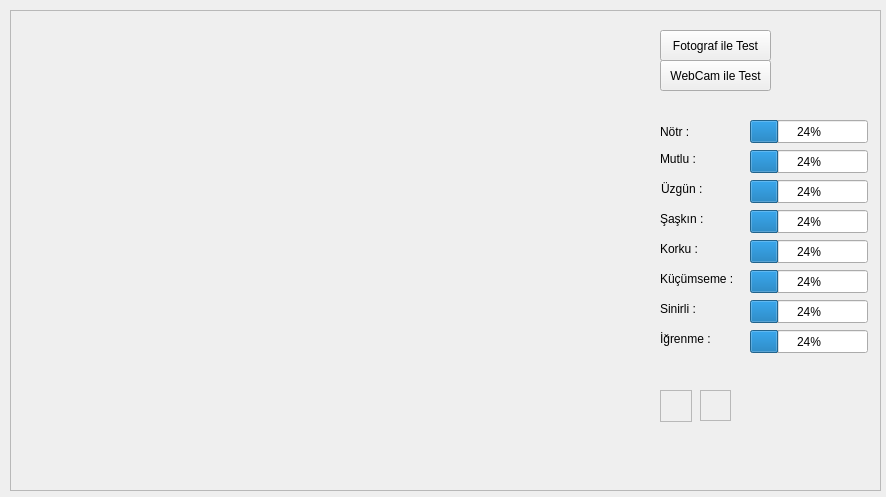
<?xml version="1.0" encoding="UTF-8"?>
<ui version="4.0">
 <class>Form</class>
 <widget class="QWidget" name="Form">
  <property name="geometry">
   <rect>
    <x>0</x>
    <y>0</y>
    <width>886</width>
    <height>497</height>
   </rect>
  </property>
  <property name="windowTitle">
   <string>Deep Facial Emotion Detector</string>
  </property>
  <widget class="QFrame" name="frame">
   <property name="enabled">
    <bool>true</bool>
   </property>
   <property name="geometry">
    <rect>
     <x>10</x>
     <y>10</y>
     <width>871</width>
     <height>481</height>
    </rect>
   </property>
   <property name="frameShape">
    <enum>QFrame::StyledPanel</enum>
   </property>
   <property name="frameShadow">
    <enum>QFrame::Raised</enum>
   </property>
   <widget class="QProgressBar" name="progressBar">
    <property name="geometry">
     <rect>
      <x>740</x>
      <y>110</y>
      <width>118</width>
      <height>23</height>
     </rect>
    </property>
    <property name="value">
     <number>24</number>
    </property>
   </widget>
   <widget class="QProgressBar" name="progressBar_2">
    <property name="geometry">
     <rect>
      <x>740</x>
      <y>140</y>
      <width>118</width>
      <height>23</height>
     </rect>
    </property>
    <property name="value">
     <number>24</number>
    </property>
   </widget>
   <widget class="QLabel" name="label">
    <property name="geometry">
     <rect>
      <x>651</x>
      <y>170</y>
      <width>60</width>
      <height>17</height>
     </rect>
    </property>
    <property name="text">
     <string>Üzgün :</string>
    </property>
   </widget>
   <widget class="QLabel" name="label_2">
    <property name="geometry">
     <rect>
      <x>650</x>
      <y>140</y>
      <width>66</width>
      <height>17</height>
     </rect>
    </property>
    <property name="text">
     <string>Mutlu :</string>
    </property>
   </widget>
   <widget class="QLabel" name="label_3">
    <property name="geometry">
     <rect>
      <x>650</x>
      <y>113</y>
      <width>66</width>
      <height>17</height>
     </rect>
    </property>
    <property name="text">
     <string>Nötr :</string>
    </property>
   </widget>
   <widget class="QProgressBar" name="progressBar_3">
    <property name="geometry">
     <rect>
      <x>740</x>
      <y>170</y>
      <width>118</width>
      <height>23</height>
     </rect>
    </property>
    <property name="value">
     <number>24</number>
    </property>
   </widget>
   <widget class="QProgressBar" name="progressBar_4">
    <property name="geometry">
     <rect>
      <x>740</x>
      <y>200</y>
      <width>118</width>
      <height>23</height>
     </rect>
    </property>
    <property name="value">
     <number>24</number>
    </property>
   </widget>
   <widget class="QLabel" name="label_4">
    <property name="geometry">
     <rect>
      <x>650</x>
      <y>200</y>
      <width>66</width>
      <height>17</height>
     </rect>
    </property>
    <property name="text">
     <string>Şaşkın :</string>
    </property>
   </widget>
   <widget class="QProgressBar" name="progressBar_5">
    <property name="geometry">
     <rect>
      <x>740</x>
      <y>230</y>
      <width>118</width>
      <height>23</height>
     </rect>
    </property>
    <property name="value">
     <number>24</number>
    </property>
   </widget>
   <widget class="QLabel" name="label_5">
    <property name="geometry">
     <rect>
      <x>650</x>
      <y>230</y>
      <width>66</width>
      <height>17</height>
     </rect>
    </property>
    <property name="text">
     <string>Korku :</string>
    </property>
   </widget>
   <widget class="QProgressBar" name="progressBar_6">
    <property name="geometry">
     <rect>
      <x>740</x>
      <y>260</y>
      <width>118</width>
      <height>23</height>
     </rect>
    </property>
    <property name="value">
     <number>24</number>
    </property>
   </widget>
   <widget class="QLabel" name="label_6">
    <property name="geometry">
     <rect>
      <x>650</x>
      <y>260</y>
      <width>91</width>
      <height>17</height>
     </rect>
    </property>
    <property name="text">
     <string>Küçümseme :</string>
    </property>
   </widget>
   <widget class="QProgressBar" name="progressBar_7">
    <property name="geometry">
     <rect>
      <x>740</x>
      <y>290</y>
      <width>118</width>
      <height>23</height>
     </rect>
    </property>
    <property name="value">
     <number>24</number>
    </property>
   </widget>
   <widget class="QLabel" name="label_7">
    <property name="geometry">
     <rect>
      <x>650</x>
      <y>290</y>
      <width>66</width>
      <height>17</height>
     </rect>
    </property>
    <property name="text">
     <string>Sinirli :</string>
    </property>
   </widget>
   <widget class="QProgressBar" name="progressBar_8">
    <property name="geometry">
     <rect>
      <x>740</x>
      <y>320</y>
      <width>118</width>
      <height>23</height>
     </rect>
    </property>
    <property name="value">
     <number>24</number>
    </property>
   </widget>
   <widget class="QLabel" name="label_8">
    <property name="geometry">
     <rect>
      <x>650</x>
      <y>320</y>
      <width>66</width>
      <height>17</height>
     </rect>
    </property>
    <property name="text">
     <string>İğrenme :</string>
    </property>
   </widget>
   <widget class="QPushButton" name="btnChange1">
    <property name="enabled">
     <bool>true</bool>
    </property>
    <property name="geometry">
     <rect>
      <x>650</x>
      <y>20</y>
      <width>111</width>
      <height>31</height>
     </rect>
    </property>
    <property name="text">
     <string>Fotograf ile Test</string>
    </property>
   </widget>
   <widget class="QFrame" name="frame2">
    <property name="geometry">
     <rect>
      <x>650</x>
      <y>380</y>
      <width>32</width>
      <height>32</height>
     </rect>
    </property>
    <property name="frameShape">
     <enum>QFrame::StyledPanel</enum>
    </property>
    <property name="frameShadow">
     <enum>QFrame::Raised</enum>
    </property>
   </widget>
   <widget class="QFrame" name="frame3">
    <property name="geometry">
     <rect>
      <x>690</x>
      <y>380</y>
      <width>31</width>
      <height>31</height>
     </rect>
    </property>
    <property name="frameShape">
     <enum>QFrame::StyledPanel</enum>
    </property>
    <property name="frameShadow">
     <enum>QFrame::Raised</enum>
    </property>
   </widget>
   <widget class="QPushButton" name="btnChange2">
    <property name="geometry">
     <rect>
      <x>650</x>
      <y>50</y>
      <width>111</width>
      <height>31</height>
     </rect>
    </property>
    <property name="text">
     <string>WebCam ile Test</string>
    </property>
   </widget>
  </widget>
 </widget>
 <resources/>
 <connections/>
</ui>
